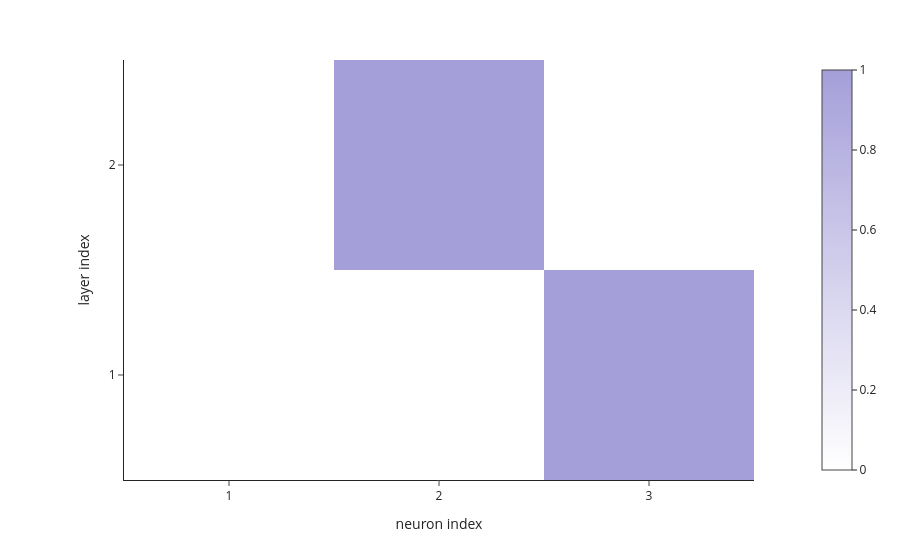

The code cell stored with this chart in its notebook:
### Markdown cell above
Okay, how about variable `B`? Let's do the same thing again! We'll set up a dataset for `B` and test out the effect of each neuron at a time.

### Code cell
# 1. gather dataset of bases & sources where only B changes
dataset_mediating_B = []
for _ in range(N):
    base_input = [random.choice(DIGITS), random.choice(DIGITS), random.choice(DIGITS)]
    source_input = base_input.copy()
    # switch up B (index 1) btw the base & the source
    not_base_B = DIGITS[:base_input[1]] + DIGITS[base_input[1] + 1:]
    source_input[1] = random.choice(not_base_B)

    dataset_mediating_B.append({'base': base_input, 'source': source_input})

print('Example datapoint:')
print(dataset_mediating_B[0])

# 2. compute causal effects with dataset
causal_effects = []
for layer in range(2):
    causal_effects_per_layer = []
    for neuron in range(3):
        causal_effect = compute_causal_effect(dataset_mediating_B, layer, neuron)
        causal_effects_per_layer.append(causal_effect)
    causal_effects.append(causal_effects_per_layer)

# 3. plot results!
fig_b = px.imshow(
    causal_effects,
    x=["1", "2", "3"],
    y=["1", "2"],
    template='simple_white',
    color_continuous_scale=[[0, '#FFFFFF'], [1, "#A59FD9"]]
)

fig_b.update_layout(
    xaxis_title='neuron index',
    yaxis_title='layer index',
    yaxis=dict(autorange='min')
)

fig_b

### Figure 1 — Plotly figure (JSON) as saved in the notebook; plotly's stock layout.template omitted (floating-point values rounded to 4 significant figures)
{"data": [{"coloraxis": "coloraxis", "hovertemplate": "x: %{x}<br>y: %{y}<br>color: %{z}<extra></extra>", "name": "0", "type": "heatmap", "x": ["1", "2", "3"], "xaxis": "x", "y": ["1", "2"], "yaxis": "y", "z": [[0, 0, 1], [0, 1, 0]]}], "layout": {"coloraxis": {"colorscale": [[0, "#FFFFFF"], [1, "#A59FD9"]]}, "margin": {"t": 60}, "xaxis": {"anchor": "y", "constrain": "domain", "domain": [0, 1], "scaleanchor": "y", "title": {"text": "neuron index"}}, "yaxis": {"anchor": "x", "autorange": "min", "constrain": "domain", "domain": [0, 1], "title": {"text": "layer index"}}}}
